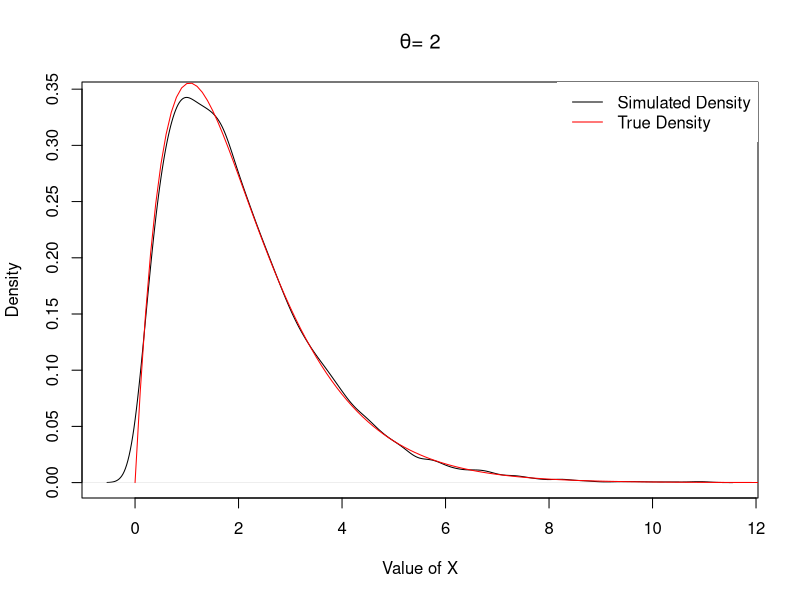
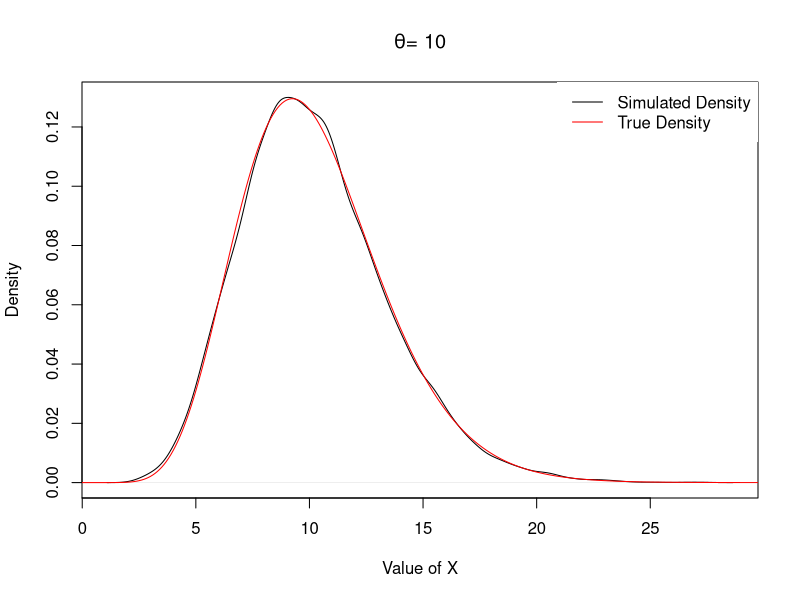
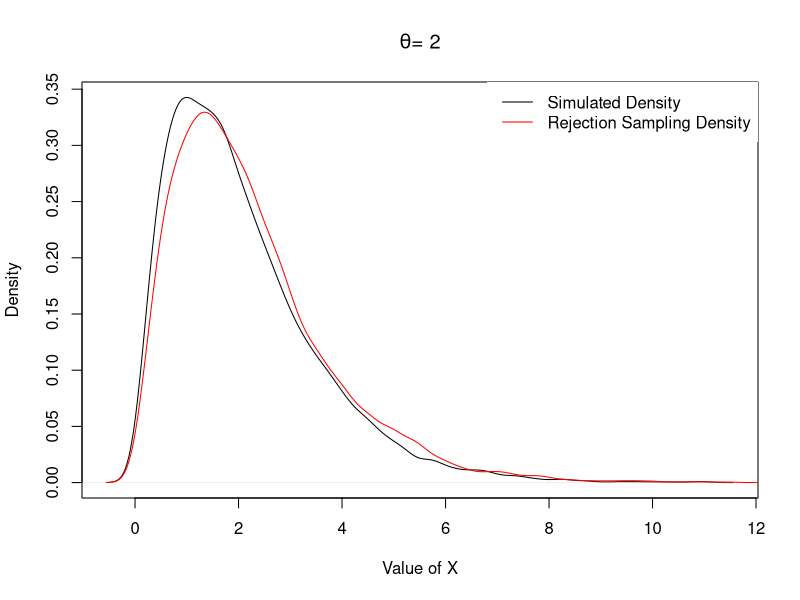
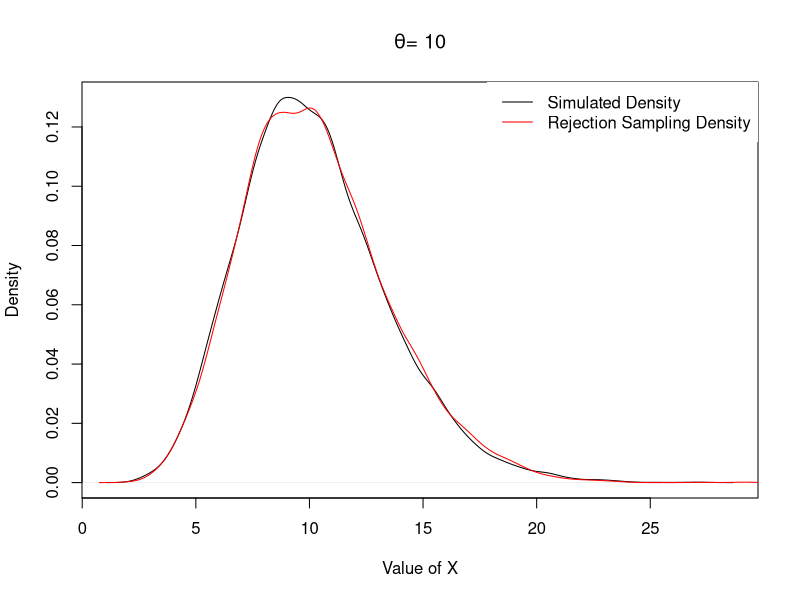
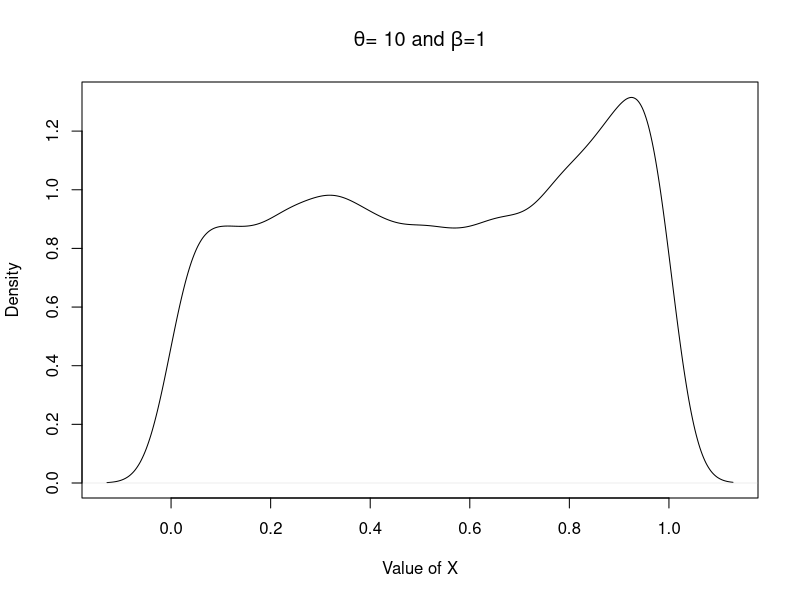
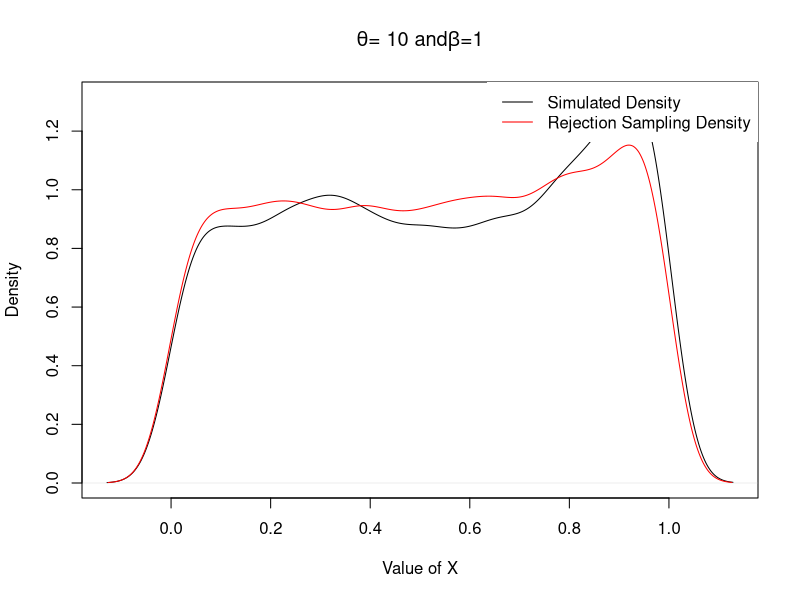

These charts were generated, in order, by the following R code:
## ---- chunk 1
gdens <- function(n, theta, c1, c2){
  
g <- vector(length = n)
u <- runif(n, min=0, max=1)

for (i in 1:n) {
    if(u[i] > c2) {
      g1 <- rgamma(n = 1, shape = theta, scale = 1)
      g[i] <- c1*g1 + c2*g1
    }
    else {
      g2 <- rgamma(n = 1, shape = theta+1/2, scale = 1)
      g[i] <- c1*g2+c2*g2
    }
}
return(g)
}



### Theta = 1
n = 10000
theta = 2
c1 <- 2*gamma(theta)/(gamma(theta)+gamma(theta+1/2))
c2 <- 1-c1
x <- seq(0, 30, 0.1)
gd1 <- gdens(n = n, theta = theta, c1 = c1, c2 = c2)
gt1 <- c1*dgamma(x, shape = theta, scale = 1) + c2*dgamma(x, shape = theta+1/2, scale = 1)

plot(density(gd1), main = expression(paste(theta, "= 2")), xlab = "Value of X")
lines(x, gt1, col = "red")
legend("topright", box.lty = 0, legend = c("Simulated Density", "True Density"), col = c("black", "red"), lwd = 1)

### Theta = 10
n = 10000
theta = 10
c1 <- 2*gamma(theta)/(gamma(theta)+gamma(theta+1/2))
c2 <- 1-c1
x <- seq(0, 30, 0.1)
gd2 <- gdens(n = n, theta = theta, c1 = c1, c2 = c2)
gt2 <- c1*dgamma(x, shape = theta, scale = 1) + c2*dgamma(x, shape = theta+1/2, scale = 1)

plot(density(gd2), main = expression(paste(theta, "= 10")), xlab = "Value of X")
lines(x, gt2, col = "red")
legend("topright", box.lty = 0, legend = c("Simulated Density", "True Density"), col = c("black", "red"), lwd = 1)
## ---- chunk 2
reject.g <- function(n, theta, c1, c2){
  x_new <- vector(length = n)
  i <- 1
  while (i <= n) {
    u <- runif(1)
    temp <- gdens(1, theta, c1, c2)
    qx <- (4+temp)^0.5*temp^(theta-1)*exp(-temp)
    gx <- c1*dgamma(temp, shape = theta, scale = 1) + c2*dgamma(temp, shape = theta+1/2, scale = 1)
    qg <- (1/(gamma(theta)+gamma(theta+1/2)))*qx/gx
    if (u <= qg){
      x_new[i] <- temp
      i <- i + 1
    }
  }
  x_new
}

xv1 <- reject.g(n, theta = 2, c1, c2)
plot(density(gd1), main = expression(paste(theta, "= 2")), xlab = "Value of X")
lines(density(xv1), col = "red")
legend("topright", box.lty = 0, legend = c("Simulated Density", "Rejection Sampling Density"), col = c("black", "red"), lwd = 1)

xv2 <- reject.g(n, theta = 10, c1, c2)
plot(density(gd2), main = expression(paste(theta, "= 10")), xlab = "Value of X")
lines(density(xv2), col = "red")
legend("topright", box.lty = 0, legend = c("Simulated Density", "Rejection Sampling Density"), col = c("black", "red"), lwd = 1)
## ---- chunk 3
bdens <- function(n, theta, beta, p1, p2){
  
  b <- vector(length = n)
  u <- runif(n, min=0, max=1)
  
  for (i in 1:n) {
    if(u[i] > p2) {
      b1 <- rbeta(n = 1, shape1 = theta, shape2 = 1)
      b[i] <- p1*b1 + p2*b1
    }
    else {
      b2 <- rbeta(n = 1, shape1 = 1, shape2 = beta)
      b[i] <- p1*b2+p2*b2
    }
  }
  return(b)
}

n = 10000
theta = 10
beta = 1
p1 <- beta(theta, 1)/(beta(theta, 1)+beta(1, beta))
p2 <- 1-p1

x <- seq(0, 30, 0.1)
bd <- bdens(n = n, theta = theta, beta = beta, p1 = p1, p2 = p2)

plot(density(bd), main = expression(paste(theta, "= 10 and ", beta, "=1")), xlab = "Value of X")
## ---- chunk 4
reject.b <- function(n, theta, beta, p1, p2){
  x_new1 <- vector(length = n)

  i <- 1
  while (i <= n) {
    u <- runif(1)
    u1 <- runif(1)
    if (u > p2) {
      temp <- rbeta(1, shape1 = theta, shape2 = 1)
      qx <- temp^(theta-1)/(1+temp^2)
      gx <- temp^(theta-1)/beta(theta, 1)
      qg <- qx/gx/ap1
      if (u1 <= qg){
        x_new1[i] <- temp
        i <- i + 1
      }
    }
    else {
      temp <- rbeta(1, shape1 = 1, shape2 = beta)
      qx <- (2+temp^2)^0.5*(1-temp)^(beta-1)
      gx <- (1-temp)^(beta-1)/beta(1, beta)
      qg <- qx/gx/ap2
      if (u1 <= qg){
        x_new1[i] <- temp
        i <- i + 1
      }
    }
    
  }
  x_new1
}

n <- 10000
ap1 <- beta(theta, 1)
ap2 <- 3^0.5*beta(1, beta)
p1 <- ap1/(ap1+ap2)
p2 <- 1-p1
xv3 <- reject.b(n, theta = 10, beta = 1, p1, p2)

plot(density(bd), main = expression(paste(theta, "= 10 and", beta, "=1")), xlab = "Value of X")
lines(density(xv3), col = "red")
legend("topright", box.lty = 0, legend = c("Simulated Density", "Rejection Sampling Density"), col = c("black", "red"), lwd = 1)
